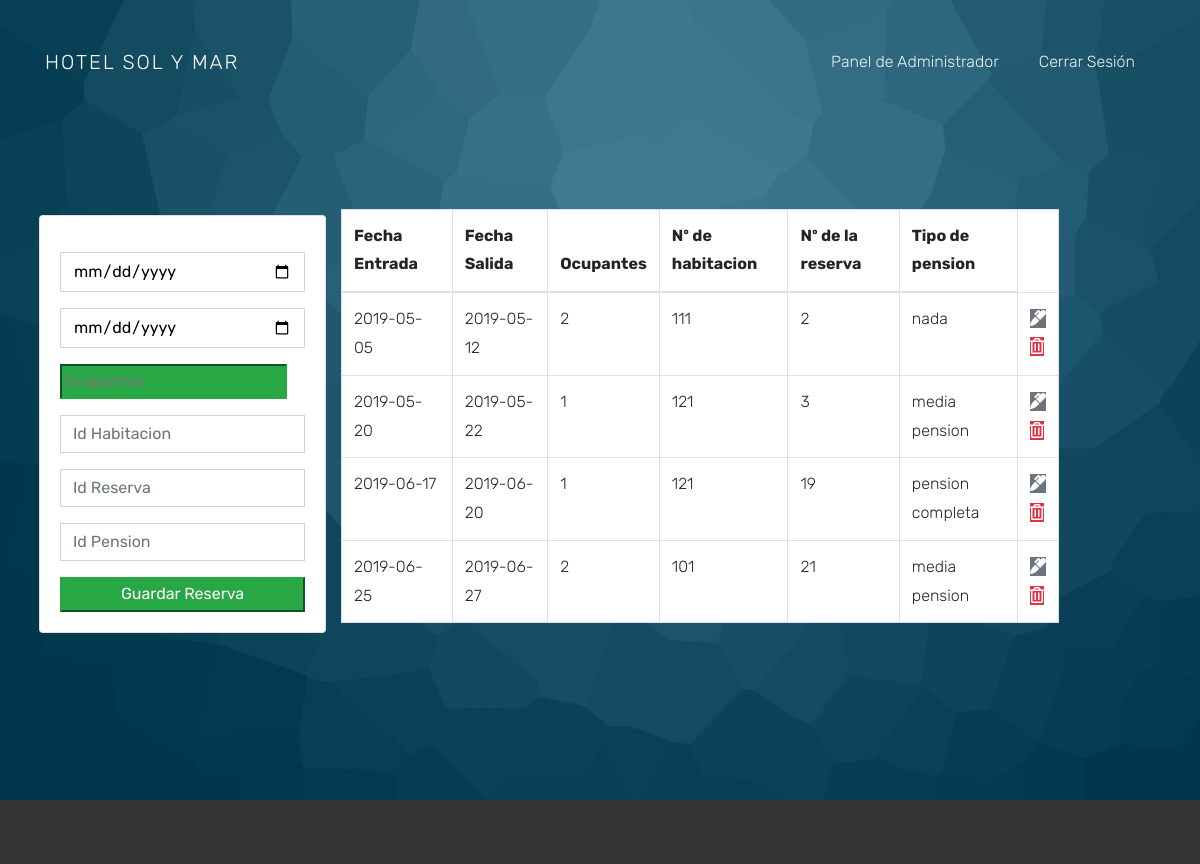
The page /admin/indexAdminReservas.php on the database its author committed.
### tables this page shows
CREATE TABLE `reservas_habitacion` (
  `id_reserva_habitacion` int(11) NOT NULL,
  `fecha_entrada` date DEFAULT NULL,
  `fecha_salida` date DEFAULT NULL,
  `ocupantes` int(11) DEFAULT NULL,
  `habitaciones_id_habitacion` int(11) DEFAULT NULL,
  `reservas_id_reserva` int(11) DEFAULT NULL,
  `tipo_pensiones_id` int(11) DEFAULT NULL
);

CREATE TABLE `habitaciones` (
  `id_habitacion` int(11) NOT NULL,
  `descripcion` varchar(50) DEFAULT NULL,
  `precio` double NOT NULL,
  `img_path` varchar(150) DEFAULT NULL,
  `num_habitacion` int(11) DEFAULT NULL,
  `hoteles_id_hotel` int(11) DEFAULT NULL
);

CREATE TABLE `tipo_pensiones` (
  `id_tipo_pension` int(11) NOT NULL,
  `descripcion` varchar(50) DEFAULT NULL,
  `precio` double NOT NULL
);

### admin/indexAdminReservas.php (the view, shortened to what this page needs)
<?php
    $db = mysqli_connect('localhost','root','','hoteles')
    or die('Error connecting to MySQL server.');
?>
<!DOCTYPE html>
<html lang="en">
<head>
  <link rel="stylesheet" href="https://use.fontawesome.com/releases/v5.6.3/css/all.css">
  <link rel="stylesheet" href="https://cdnjs.cloudflare.com/ajax/libs/font-awesome/4.7.0/css/font-awesome.min.css">
  <link rel="stylesheet" href="../css/open-iconic-bootstrap.min.css">
  <link rel="stylesheet" href="../css/animate.css">
  <link rel="stylesheet" href="../css/owl.carousel.min.css">
  <link rel="stylesheet" href="../css/owl.theme.default.min.css">
  <link rel="stylesheet" href="../css/magnific-popup.css">
  <link rel="stylesheet" href="../css/aos.css">
  <link rel="stylesheet" href="../css/ionicons.min.css">
  <link rel="stylesheet" href="../css/bootstrap-datepicker.css">
  <link rel="stylesheet" href="../css/jquery.timepicker.css">
  <link rel="stylesheet" href="../css/flaticon.css">
  <link rel="stylesheet" href="../css/icomoon.css">
  <link rel="stylesheet" href="../css/style.css">
</head>
<body>
  <nav class="navbar navbar-expand-lg navbar-dark ftco_navbar bg-dark ftco-navbar-light" id="ftco-navbar">
    <div class="container">
      <a class="navbar-brand" href="">Hotel Sol Y Mar</a>
      <div class="collapse navbar-collapse" id="ftco-nav">
        <ul class="navbar-nav ml-auto">
        <li class="nav-item"><a href="../indexAdmin.php" class="nav-link" >Panel de Administrador</a></li>
          <li class="nav-item"><a href="../index.php" class="nav-link" name="log_out">Cerrar
              Sesión</a></li>
        </ul>
      </div>
    </div>
  </nav>
  <div class="block-31" style="position: relative;">
      <div class="block-30 item" style="background-image: url('../images/admin_1.jpg');" data-stellar-background-ratio="0.5">
        <div class="container p-4">
          <div class="row align-items-center">
            <div class="col-md4">
              <div class="card card-body">
                <form action="indexAdminGuardarReserva.php" method="POST">
                  <div class="form-group">
                    <input type="date" name="fecha_entrada" class="form-control" placeholder="Fecha Entrada">
                  </div>
                  <div class="form-group">
                    <input type="date" name="fecha_salida" class="form-control" placeholder="Fecha Salida">
                  </div>
                  <div class="form-group">
                    <input type="number" name="ocupantes" class="btn-success" class="form-control" placeholder="Ocupantes">
                  </div>
                  <div class="form-group">
                    <input type="number" name="habitaciones_id_habitacion" class="form-control" placeholder="Id Habitacion">
                  </div>
                  <div class="form-group">
                    <input type="number" name="reservas_id_reserva" class="form-control" placeholder="Id Reserva">
                  </div>
                  <div class="form-group">
                    <input type="number" name="tipo_pensiones_id" class="form-control" placeholder="Id Pension">
                  </div>
                  <input type="submit" class="btn-success btn-block" name="guardar_Reserva" value="Guardar Reserva">
                </form>
              </div>
            </div>
            <div class="col-md-8">
              <table class="table table-bordered" id="tabla-color">
                <thead>
                  <tr>
                    <th>Fecha Entrada</th>
                    <th>Fecha Salida</th>
                    <th>Ocupantes</th>
                    <th>Nº de habitacion</th>
                    <th>Nº de la reserva</th>
                    <th>Tipo de pension</th>
                  </tr>
                </thead>
                <tbody>
                <?php
                  $query = "SELECT * FROM reservas_habitacion LEFT JOIN reservas ON reservas_habitacion.reservas_id_reserva = reservas.id_reserva LEFT JOIN habitaciones ON reservas_habitacion.habitaciones_id_habitacion = habitaciones.id_habitacion LEFT JOIN tipo_pensiones ON reservas_habitacion.tipo_pensiones_id = tipo_pensiones.id_tipo_pension";
                  $result_seach = mysqli_query($db, $query) or die(mysqli_error($db));
                  while($row = mysqli_fetch_assoc($result_seach)) { ?>
                  <tr>
                    <td><?php echo $row['fecha_entrada']; ?></td>
                    <td><?php echo $row['fecha_salida']; ?></td>
                    <td><?php echo $row['ocupantes']; ?></td>
                    <td><?php echo $row['num_habitacion']; ?></td>
                    <td><?php echo $row['reservas_id_reserva']; ?></td>
                    <td><?php echo $row['descripcion']; ?></td>
                    <td>
                      <a href="indexAdminEditReserva.php?id_reserva_habitacion=<?php echo $row['id_reserva_habitacion']?>" class="btn-secondary">
                        <i class="fas fa-marker"></i>
                      </a><br>
                      <a href="indexAdminBorrarReserva.php?id_reserva_habitacion=<?php echo $row['id_reserva_habitacion']?>" class="btn-danger">
                        <i class="far fa-trash-alt"></i>
                      </a>
                    </td>
                  </tr>
                  <?php } ?>
                </tbody>
              </table>
            </div>
          </div>
        </div>
      </div>
    </div>
    <footer class="footer">
    </footer>
</body>
</html>

### rows shown on the page
reservas_habitacion: fecha_entrada "2019-05-05", fecha_salida "2019-05-12", ocupantes "2", habitaciones_id_habitacion.num_habitacion "111", reservas_id_reserva "2", tipo_pensiones.descripcion "nada"
reservas_habitacion: fecha_entrada "2019-05-20", fecha_salida "2019-05-22", ocupantes "1", habitaciones_id_habitacion.num_habitacion "121", reservas_id_reserva "3", tipo_pensiones.descripcion "media pension"
reservas_habitacion: fecha_entrada "2019-06-17", fecha_salida "2019-06-20", ocupantes "1", habitaciones_id_habitacion.num_habitacion "121", reservas_id_reserva "19", tipo_pensiones.descripcion "pension completa"
reservas_habitacion: fecha_entrada "2019-06-25", fecha_salida "2019-06-27", ocupantes "2", habitaciones_id_habitacion.num_habitacion "101", reservas_id_reserva "21", tipo_pensiones.descripcion "media pension"
